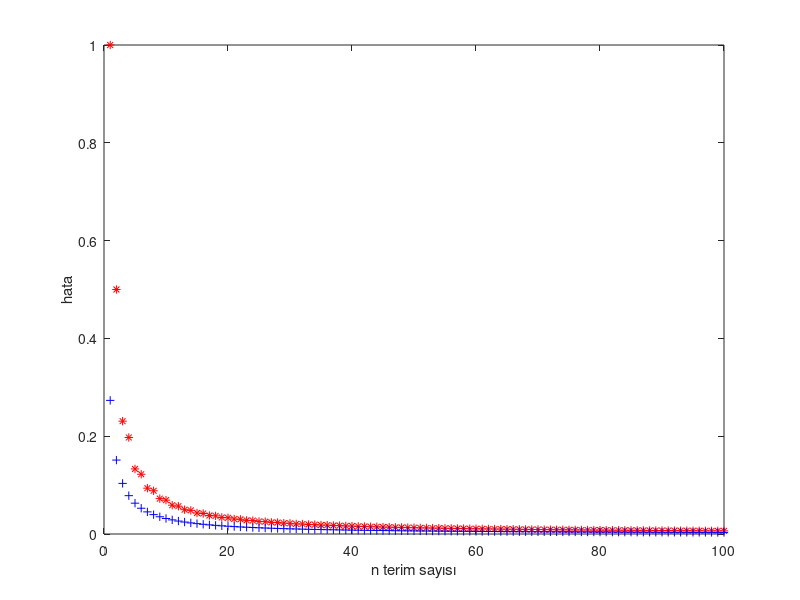

Recreate this plot in MATLAB.
clear all; close all; clc
x=1;
toplam=0
pi=4*atan(1);

for n=1:100   
    isaret=(-1)^(n+1);
    pay=x^(2*n-1);
    payda=2*n-1;
    sontop=toplam+4*isaret*pay/payda;
    truehata=abs(pi-sontop)/abs(pi);
    yakhata=abs(sontop-toplam)/abs(sontop);
    plot(n,yakhata,'--r*',n,truehata,'--b+');
    hold on;
    xlabel('n terim sayısı');
    ylabel('hata');
   toplam=sontop;
end
